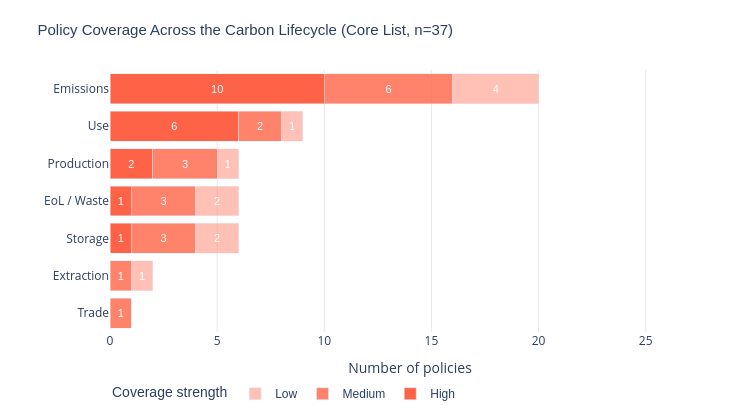

The notebook cell saved with this chart:
### Code cell
FONT = "Arial"
BG   = "white"
coverage_colors = {
    "High":   "rgba(255, 99, 71, 1)",    # red
    "Medium": "rgba(255, 99, 71, 0.8)",    # amber
    "Low":    "rgba(255, 99, 71, 0.4)",  # tan 
}

# FIGURE 1 — Lifecycle Stage Coverage (7.2) 
# Counts per lifecycle stage × coverage strength (core list)
lifecycle_data = {
    "Stage": [
        "Emissions", "Use", "Production", "EoL / Waste",
        "Storage", "Extraction", "Trade"
    ],
    "High":   [10, 6, 2, 1, 1, 0, 0],   
    "Medium": [ 6, 2, 3, 3, 3, 1, 1],
    "Low":    [ 4, 1, 1, 2, 2, 1, 0],
}
df2 = pd.DataFrame(lifecycle_data)
df2 = df2.set_index("Stage")

fig2 = go.Figure()
for strength in ["High", "Medium", "Low"]:
    fig2.add_trace(go.Bar(
        name=strength,
        y=df2.index,
        x=df2[strength],
        orientation="h",
        marker_color=coverage_colors[strength],
        text=df2[strength].replace(0, ""),
        textposition="inside",
        insidetextanchor="middle",
        textfont=dict(size=11, family=FONT, color="white"),
    ))

fig2.update_layout(
    barmode="stack",
    title=dict(
        text="Policy Coverage Across the Carbon Lifecycle (Core List, n=37)",
        font=dict(size=15, family=FONT)
    ),
    xaxis=dict(
        title="Number of policies",
        showgrid=True, gridcolor="rgba(200,200,200,0.4)",
        range=[0, 28]
    ),
    yaxis=dict(title="", categoryorder="array",
               categoryarray=list(reversed(df2.index.tolist()))),
    plot_bgcolor=BG, paper_bgcolor=BG,
    legend=dict(
        title="Coverage strength",
        orientation="h", y=-0.18,
        font=dict(family=FONT, size=12)
    ),
    width=750, height=420,
    margin=dict(l=110, r=40, t=70, b=80),
)
fig2.show()

### Figure 1 — Plotly figure (JSON) as saved in the notebook; plotly's stock layout.template omitted (floating-point values rounded to 4 significant figures)
{"data": [{"insidetextanchor": "middle", "marker": {"color": "rgba(255, 99, 71, 1)"}, "name": "High", "orientation": "h", "text": [10, 6, 2, 1, 1, "", ""], "textfont": {"color": "white", "family": "Arial", "size": 11}, "textposition": "inside", "type": "bar", "x": [10, 6, 2, 1, 1, 0, 0], "y": ["Emissions", "Use", "Production", "EoL / Waste", "Storage", "Extraction", "Trade"]}, {"insidetextanchor": "middle", "marker": {"color": "rgba(255, 99, 71, 0.8)"}, "name": "Medium", "orientation": "h", "text": [6.0, 2.0, 3.0, 3.0, 3.0, 1.0, 1.0], "textfont": {"color": "white", "family": "Arial", "size": 11}, "textposition": "inside", "type": "bar", "x": [6, 2, 3, 3, 3, 1, 1], "y": ["Emissions", "Use", "Production", "EoL / Waste", "Storage", "Extraction", "Trade"]}, {"insidetextanchor": "middle", "marker": {"color": "rgba(255, 99, 71, 0.4)"}, "name": "Low", "orientation": "h", "text": [4, 1, 1, 2, 2, 1, ""], "textfont": {"color": "white", "family": "Arial", "size": 11}, "textposition": "inside", "type": "bar", "x": [4, 1, 1, 2, 2, 1, 0], "y": ["Emissions", "Use", "Production", "EoL / Waste", "Storage", "Extraction", "Trade"]}], "layout": {"barmode": "stack", "height": 420, "legend": {"font": {"family": "Arial", "size": 12}, "orientation": "h", "title": {"text": "Coverage strength"}, "y": -0.18}, "margin": {"b": 80, "l": 110, "r": 40, "t": 70}, "paper_bgcolor": "white", "plot_bgcolor": "white", "title": {"font": {"family": "Arial", "size": 15}, "text": "Policy Coverage Across the Carbon Lifecycle (Core List, n=37)"}, "width": 750, "xaxis": {"gridcolor": "rgba(200,200,200,0.4)", "range": [0, 28], "showgrid": true, "title": {"text": "Number of policies"}}, "yaxis": {"categoryarray": ["Trade", "Extraction", "Storage", "EoL / Waste", "Production", "Use", "Emissions"], "categoryorder": "array", "title": {"text": ""}}}}
